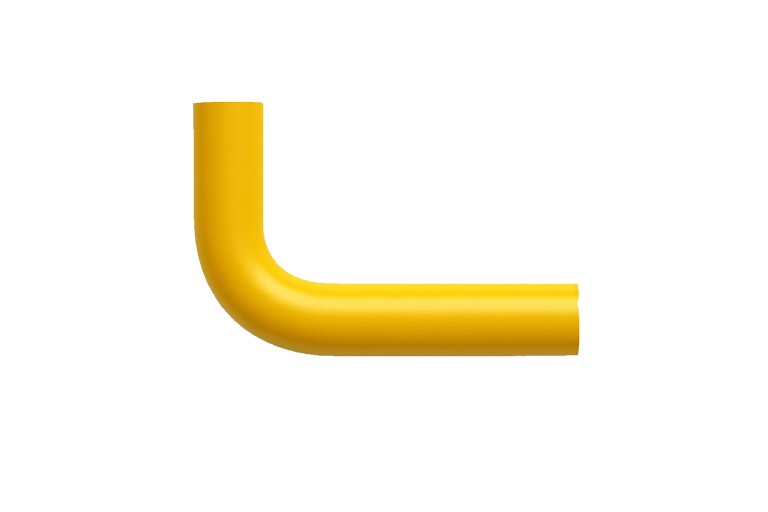
#> input picture imagens/entrada.jpg, 1536 x 1024 px (shown at 1/2 size)
$ python tratamento_imagens.py
#> lines starting #> are read from the running program, lines starting #| are printed output that depends on the picture; after the words box and inside, x2 and y2 are one past the last pixel; in counts of white or black regions, pixels touching at a corner belong together
import cv2
import numpy as np

# Carrega a imagem em cinza
img_gray = cv2.imread('imagens/entrada.jpg', cv2.IMREAD_GRAYSCALE)
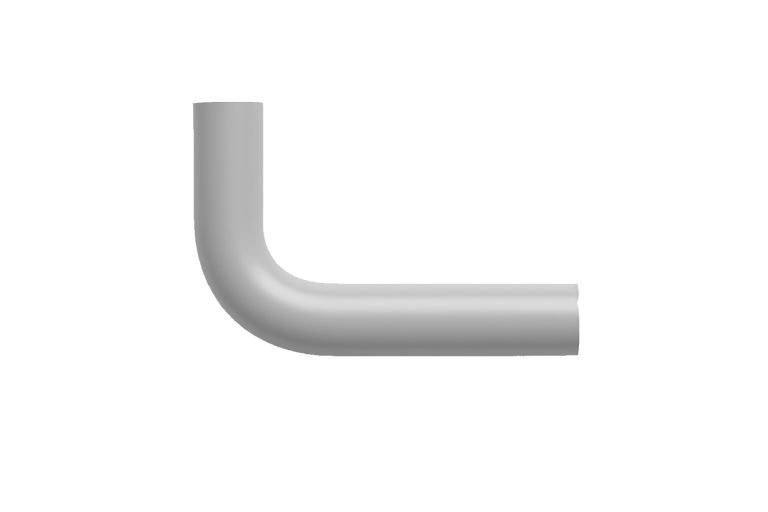
#> img_gray: shape (1024, 1536) (shown at 1/2 size); min 117, max 255, mean 247.1

# Redimensiona a imagem
img_gray = cv2.resize(img_gray, (1280, 720))  # largura x altura
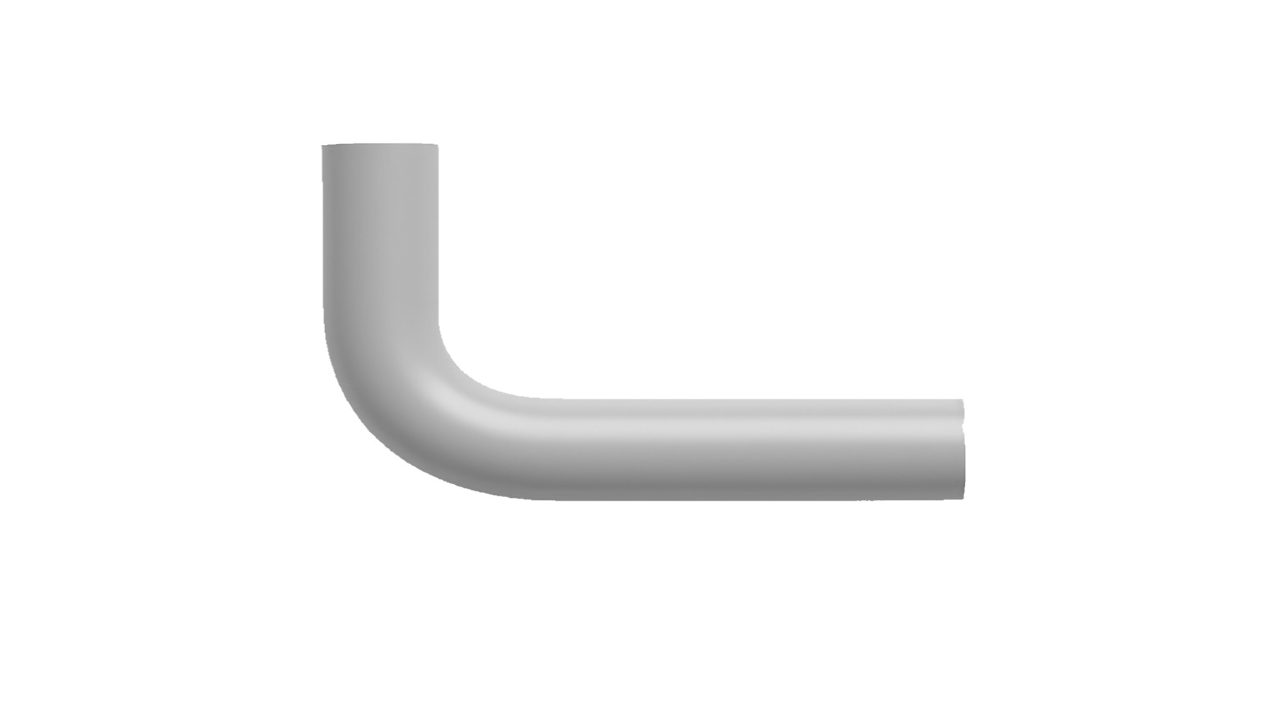
#> img_gray: shape (720, 1280); min 118, max 255, mean 247.1

# Aplica blur para reduzir ruído
img_blur = cv2.GaussianBlur(img_gray, (3,3), 0)

# Ajusta contraste e brilho
img_enhanced = cv2.convertScaleAbs(img_blur, alpha=1.5, beta=-90)

# Filtro de nitidez
kernel = np.array([[0, -1, 0],
                   [-1, 5, -1],
                   [0, -1, 0]])
img_sharp = cv2.filter2D(img_enhanced, -1, kernel)

# Detecta bordas
bordas = cv2.Canny(img_sharp, 50, 150)
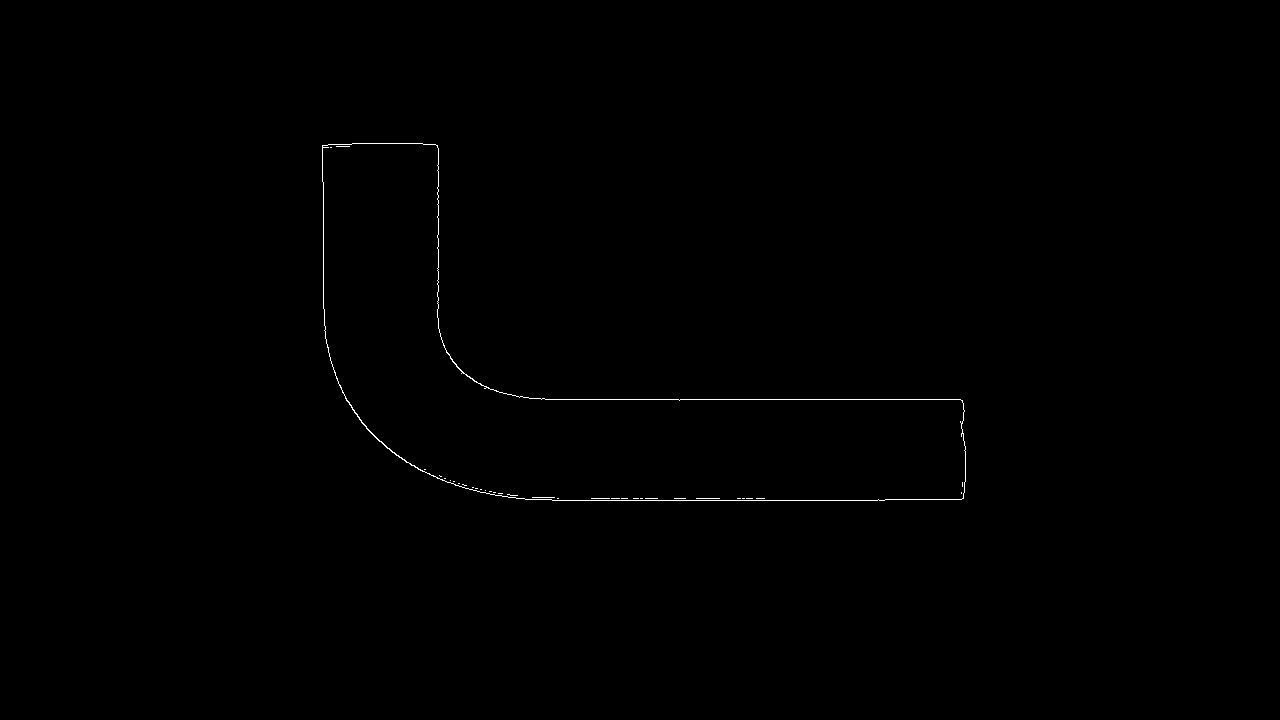
#> bordas: shape (720, 1280); 0.23% white in thin lines or dots, all inside (x1, y1, x2, y2) = (322, 143, 966, 501)

# Encontra contornos
contornos, _ = cv2.findContours(bordas, cv2.RETR_EXTERNAL, cv2.CHAIN_APPROX_SIMPLE)
#> contornos = 1 contour; box (x1, y1, x2, y2) and area: (322, 143, 966, 501) 87098

# Cria imagem branca para desenhar os contornos
img_result = np.ones_like(img_gray) * 255  # fundo branco

# Desenha apenas os contornos em preto
cv2.drawContours(img_result, contornos, -1, 0, 4)  # 0 = preto, 2 = espessura
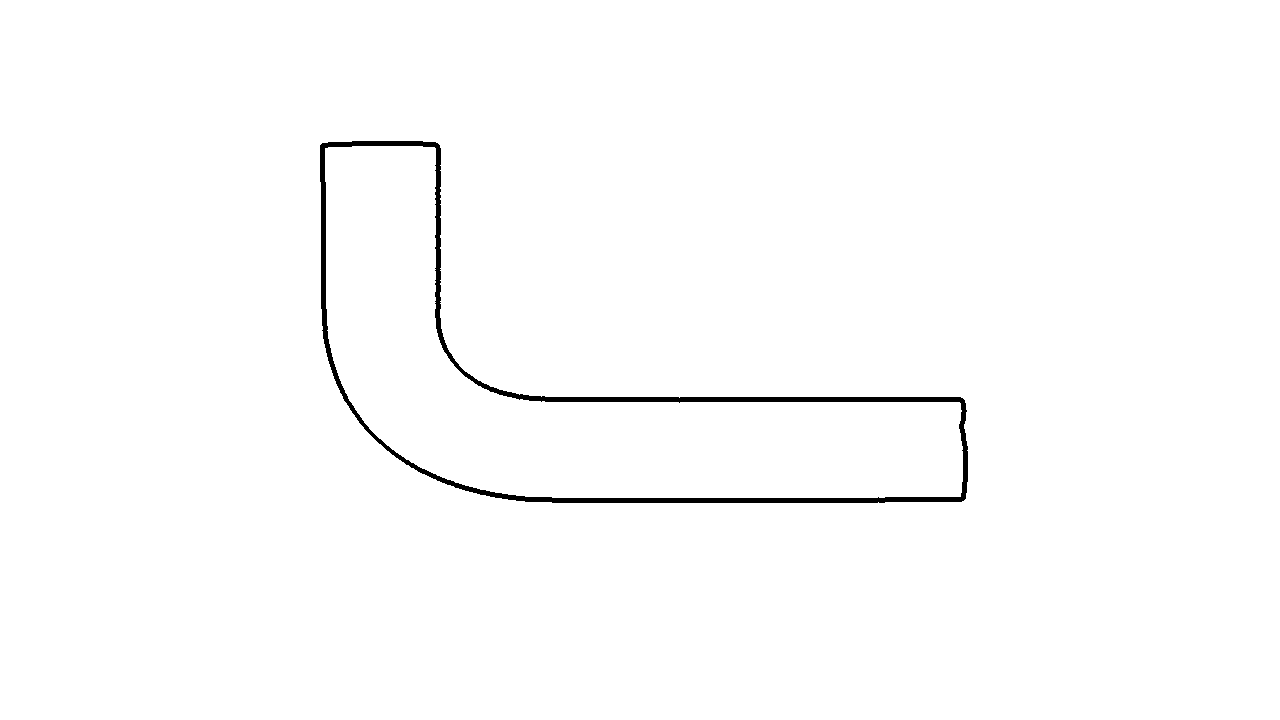
#> img_result: shape (720, 1280); 99% white; 1 black region, box (x1, y1, x2, y2) and area: (320, 141, 968, 503) 9086

# Mostra e salva a imagem final
cv2.imshow('Contornos', img_result)
cv2.imwrite("dados/imagem_final.jpg", img_result)

cv2.waitKey(0)
cv2.destroyAllWindows()
